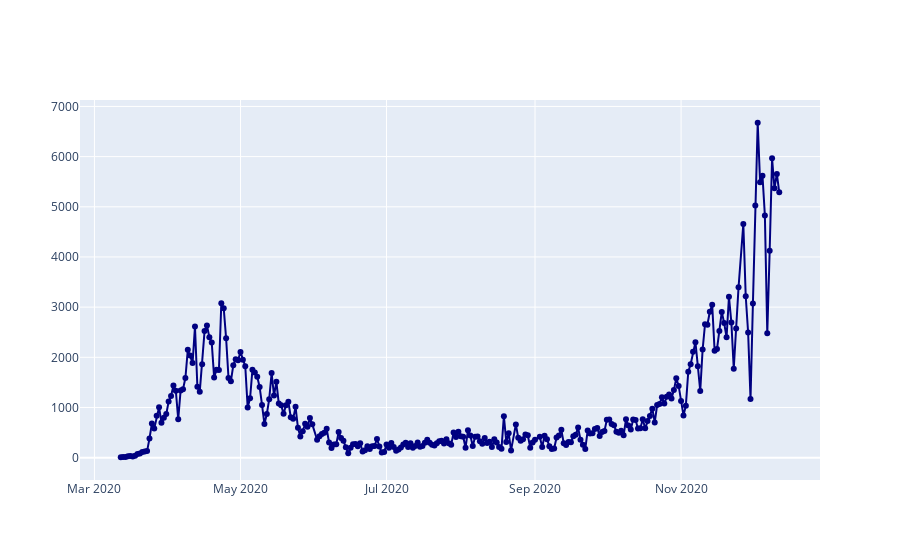

Notebook code for this chart:
### Code cell
#CASE TRENDS

#New England

fig = go.Figure()

fig.add_trace(go.Scatter(x=massFrame.date, y=massFrame.positiveIncrease, mode='lines+markers', name="Daily Increase in COVID-19 Cases (MA)", line=dict(color='navy', width=2)))

### Figure 1 — Plotly figure (JSON) as saved in the notebook; plotly's stock layout.template omitted (floating-point values rounded to 4 significant figures; data arrays with more than 128 entries replaced by an {"elided": "..."} marker saying what was removed)
{"data": [{"line": {"color": "navy", "width": 2}, "mode": "lines+markers", "name": "Daily Increase in COVID-19 Cases (MA)", "type": "scatter", "x": {"elided": "272 str values"}, "y": {"elided": "272 int values"}}], "layout": {}}
